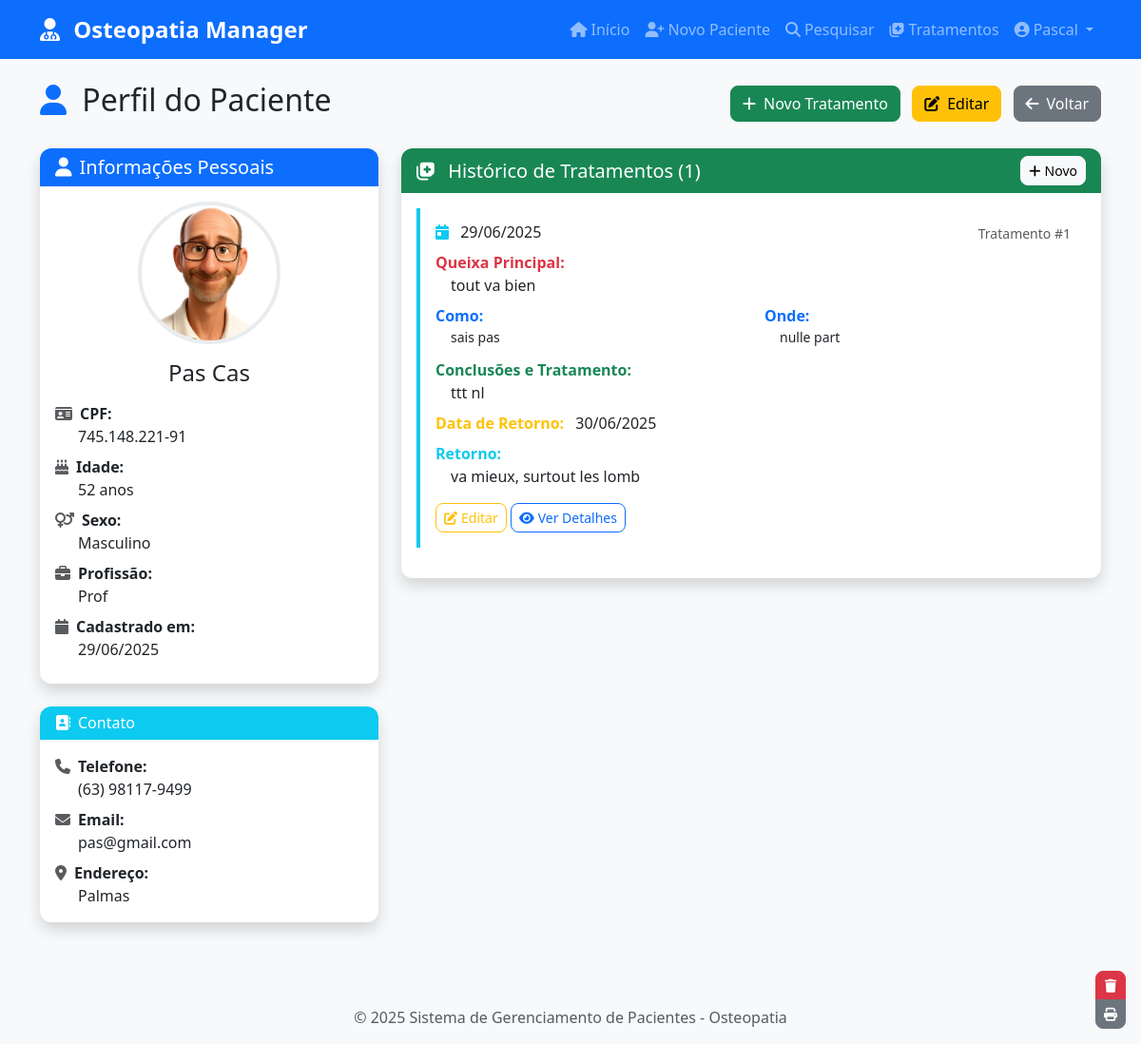
Page /paciente/1 (signed in) on the committed database.
### database/models.py (models this page shows, shortened)
class User(UserMixin, db.Model):
    id = db.Column(db.Integer, primary_key=True)
    username = db.Column(db.String(64), unique=True, nullable=False)
    email = db.Column(db.String(120), unique=True, nullable=False)
    password_hash = db.Column(db.String(128))

class Paciente(db.Model):
    __tablename__ = 'pacientes'
    id = db.Column(db.Integer, primary_key=True)
    nome_completo = db.Column(db.String(200), nullable=False)
    data_registro = db.Column(db.Date, nullable=False, default=datetime.utcnow().date())
    profissao = db.Column(db.String(100))
    sexo = db.Column(db.String(20))
    idade = db.Column(db.Integer)
    endereco = db.Column(db.Text)
    cpf = db.Column(db.String(14), unique=True, nullable=True)
    telefone = db.Column(db.String(20))
    email = db.Column(db.String(120))
    foto_path = db.Column(db.String(200))
    notas = db.Column(db.Text)
    created_at = db.Column(db.DateTime, default=datetime.utcnow)
    updated_at = db.Column(db.DateTime, default=datetime.utcnow, onupdate=datetime.utcnow)
    user_id = db.Column(db.Integer, db.ForeignKey('user.id'), nullable=False)
    tratamentos = db.relationship('Tratamento', backref='paciente', lazy=True, cascade='all, delete-orphan')
    user = db.relationship('User', backref='pacientes')

class Tratamento(db.Model):
    __tablename__ = 'tratamentos'
    id = db.Column(db.Integer, primary_key=True)
    paciente_id = db.Column(db.Integer, db.ForeignKey('pacientes.id'), nullable=False)
    user_id = db.Column(db.Integer, db.ForeignKey('user.id'), nullable=False)
    user = db.relationship('User', backref='tratamentos')
    nome_completo = db.Column(db.String(200), nullable=False)
    data_tratamento = db.Column(db.Date, nullable=False, default=datetime.utcnow().date())
    queixa_principal = db.Column(db.Text)
    como = db.Column(db.Text)
    onde = db.Column(db.Text)
    exames_complementares = db.Column(db.Text)
    antecedentes = db.Column(db.Text)
    tratamentos_anteriores = db.Column(db.Text)
    qualidade_sono = db.Column(db.String(100))
    movimentos = db.Column(db.Text)
    irradiacoes = db.Column(db.Text)
    conclusoes_tratamento = db.Column(db.Text)
    data_retorno = db.Column(db.Date)
    retorno = db.Column(db.Text)
    created_at = db.Column(db.DateTime, default=datetime.utcnow)
    updated_at = db.Column(db.DateTime, default=datetime.utcnow, onupdate=datetime.utcnow)

### app.py (the view)
@app.route('/paciente/<int:id>')
@login_required
def perfil_paciente(id):
    paciente = Paciente.query.filter_by(id=id, user_id=current_user.id).first_or_404(id)
    tratamentos = Tratamento.query.filter_by(paciente_id=id, user_id=current_user.id).order_by(Tratamento.data_tratamento.desc()).all()
    return render_template('perfil_paciente.html', paciente=paciente, tratamentos=tratamentos)

### templates/perfil_paciente.html (shortened to what this page needs)
{% extends "base.html" %}
{% block content %}
<div class="row">
    <div class="col-12">
        <div class="d-flex justify-content-between align-items-center mb-4">
            <h2>
                <i class="fas fa-user me-2 text-primary"></i>
                Perfil do Paciente
            </h2>
            <div>
                <a href="{{ url_for('novo_tratamento', paciente_id=paciente.id) }}" class="btn btn-success me-2">
                    <i class="fas fa-plus me-2"></i>Novo Tratamento
                </a>
                <a href="{{ url_for('editar_paciente', id=paciente.id) }}" class="btn btn-warning me-2">
                    <i class="fas fa-edit me-2"></i>Editar
                </a>
                <a href="{{ url_for('pesquisar_pacientes') }}" class="btn btn-secondary">
                    <i class="fas fa-arrow-left me-2"></i>Voltar
                </a>
            </div>
        </div>
    </div>
</div>
<div class="row">
    <div class="col-lg-4">
        <div class="card shadow mb-4">
            <div class="card-header bg-primary text-white">
                <h5 class="mb-0">
                    <i class="fas fa-user me-2"></i>Informações Pessoais
                </h5>
            </div>
            <div class="card-body text-center">
                <div class="mb-3">
                    {% if paciente.foto_path %}
                        <img src="{{ url_for('static', filename='uploads/' + paciente.foto_path) }}"
                             alt="Foto de {{ paciente.nome_completo }}"
                             class="patient-avatar-large">
                    {% else %}
                        <div class="patient-avatar-large bg-secondary d-flex align-items-center justify-content-center mx-auto">
                            <i class="fas fa-user fa-4x text-white"></i>
                        </div>
                    {% endif %}
                </div>
                <h4 class="mb-3">{{ paciente.nome_completo }}</h4>
                <div class="row text-start">
                    <div class="col-12 mb-2">
                        <strong><i class="fas fa-id-card me-2 text-muted"></i>CPF:</strong><br>
                        <span class="ms-4">{{ paciente.cpf | format_cpf }}</span>
                    </div>
                    {% if paciente.idade %}
                    <div class="col-12 mb-2">
                        <strong><i class="fas fa-birthday-cake me-2 text-muted"></i>Idade:</strong><br>
                        <span class="ms-4">{{ paciente.idade }} anos</span>
                    </div>
                    {% endif %}
                    {% if paciente.sexo %}
                    <div class="col-12 mb-2">
                        <strong><i class="fas fa-venus-mars me-2 text-muted"></i>Sexo:</strong><br>
                        <span class="ms-4">{{ paciente.sexo }}</span>
                    </div>
                    {% endif %}
                    {% if paciente.profissao %}
                    <div class="col-12 mb-2">
                        <strong><i class="fas fa-briefcase me-2 text-muted"></i>Profissão:</strong><br>
                        <span class="ms-4">{{ paciente.profissao }}</span>
                    </div>
                    {% endif %}
                    <div class="col-12 mb-2">
                        <strong><i class="fas fa-calendar me-2 text-muted"></i>Cadastrado em:</strong><br>
                        <span class="ms-4">{{ paciente.data_registro.strftime('%d/%m/%Y') }}</span>
                    </div>
                </div>
            </div>
        </div>
        <div class="card shadow mb-4">
            <div class="card-header bg-info text-white">
                <h6 class="mb-0">
                    <i class="fas fa-address-book me-2"></i>Contato
                </h6>
            </div>
            <div class="card-body">
                {% if paciente.telefone %}
                <div class="mb-2">
                    <strong><i class="fas fa-phone me-2 text-muted"></i>Telefone:</strong><br>
                    <span class="ms-4">{{ paciente.telefone | format_phone }}</span>
                </div>
                {% endif %}
                {% if paciente.email %}
                <div class="mb-2">
                    <strong><i class="fas fa-envelope me-2 text-muted"></i>Email:</strong><br>
                    <span class="ms-4">{{ paciente.email }}</span>
                </div>
                {% endif %}
                {% if paciente.endereco %}
                <div class="mb-0">
                    <strong><i class="fas fa-map-marker-alt me-2 text-muted"></i>Endereço:</strong><br>
                    <span class="ms-4">{{ paciente.endereco }}</span>
                </div>
                {% endif %}
            </div>
        </div>
    </div>
    <div class="col-lg-8">
        <div class="card shadow">
            <div class="card-header bg-success text-white d-flex justify-content-between align-items-center">
                <h5 class="mb-0">
                    <i class="fas fa-notes-medical me-2"></i>
                    Histórico de Tratamentos ({{ tratamentos|length }})
                </h5>
                <a href="{{ url_for('novo_tratamento', paciente_id=paciente.id) }}" class="btn btn-light btn-sm">
                    <i class="fas fa-plus me-1"></i>Novo
                </a>
            </div>
            <div class="card-body">
                {% if tratamentos %}
                    <div class="timeline">
                        {% for tratamento in tratamentos %}
                        <div class="treatment-item p-3 mb-3">
                            <div class="d-flex justify-content-between align-items-start mb-2">
                                <h6 class="mb-0">
                                    <i class="fas fa-calendar-day me-2 text-info"></i>
                                    {{ tratamento.data_tratamento.strftime('%d/%m/%Y') }}
                                </h6>
                                <small class="text-muted">
                                    Tratamento #{{ tratamento.id }}
                                </small>
                            </div>
                            {% if tratamento.queixa_principal %}
                            <div class="mb-2">
                                <strong class="text-danger">Queixa Principal:</strong>
                                <p class="mb-1 ms-3">{{ tratamento.queixa_principal }}</p>
                            </div>
                            {% endif %}
                            <div class="row">
                                {% if tratamento.como %}
                                <div class="col-md-6 mb-2">
                                    <strong class="text-primary">Como:</strong>
                                    <p class="mb-1 ms-3 small">{{ tratamento.como }}</p>
                                </div>
                                {% endif %}
                                {% if tratamento.onde %}
                                <div class="col-md-6 mb-2">
                                    <strong class="text-primary">Onde:</strong>
                                    <p class="mb-1 ms-3 small">{{ tratamento.onde }}</p>
                                </div>
                                {% endif %}
                            </div>
                            {% if tratamento.conclusoes_tratamento %}
                            <div class="mb-2">
                                <strong class="text-success">Conclusões e Tratamento:</strong>
                                <p class="mb-1 ms-3">{{ tratamento.conclusoes_tratamento }}</p>
                            </div>
                            {% endif %}
                            {% if tratamento.data_retorno %}
                            <div class="mb-2">
                                <strong class="text-warning">Data de Retorno:</strong>
                                <span class="ms-2">{{ tratamento.data_retorno.strftime('%d/%m/%Y') }}</span>
                            </div>
                            {% endif %}
                            {% if tratamento.retorno %}
                            <div class="mb-2">
                                <strong class="text-info">Retorno:</strong>
                                <p class="mb-1 ms-3">{{ tratamento.retorno }}</p>
                            </div>
                            {% endif %}
                            <div class="mt-3">
                                <div>
                                        <a href="{{ url_for('editar_tratamento', id=tratamento.id) }}" class="btn btn-outline-warning btn-sm">
                                            <i class="fas fa-edit me-1"></i>Editar
                                        </a>
                                        <button class="btn btn-outline-primary btn-sm" data-bs-toggle="collapse"
                                                data-bs-target="#tratamento-{{ tratamento.id }}">
                                            <i class="fas fa-eye me-1"></i>Ver Detalhes
                                        </button>
                                    </div>
                            </div>
                        </div>
                        {% endfor %}
                    </div>
                {% endif %}
            </div>
        </div>
    </div>
</div>
<div class="position-fixed bottom-0 end-0 p-3">
    <div class="btn-group-vertical" role="group">
        <button type="button" class="btn btn-danger btn-sm" data-bs-toggle="modal" data-bs-target="#deleteModal">
            <i class="fas fa-trash"></i>
        </button>
        <button type="button" class="btn btn-secondary btn-sm" onclick="window.print()">
            <i class="fas fa-print"></i>
        </button>
    </div>
</div>
{% endblock %}

### templates/base.html (shortened to what this page needs)
<!DOCTYPE html>
<html lang="pt-BR">
<head>
    <link href="https://cdn.jsdelivr.net/npm/bootstrap@5.3.0/dist/css/bootstrap.min.css" rel="stylesheet">
    <link href="https://cdnjs.cloudflare.com/ajax/libs/font-awesome/6.4.0/css/all.min.css" rel="stylesheet">
    <link rel="stylesheet" href="https://cdn.jsdelivr.net/npm/flatpickr/dist/flatpickr.min.css">
    <link href="{{ url_for('static', filename='css/style.css') }}" rel="stylesheet">
</head>
<body>
    <nav class="navbar navbar-expand-lg navbar-dark bg-primary">
        <div class="container">
            <a class="navbar-brand" href="{{ url_for('index') }}">
                <i class="fas fa-user-md me-2"></i>
                Osteopatia Manager
            </a>
            <div class="collapse navbar-collapse" id="navbarNav">
                <ul class="navbar-nav ms-auto">
                    {% if current_user.is_authenticated %}
                    <li class="nav-item">
                        <a class="nav-link" href="{{ url_for('index') }}">
                            <i class="fas fa-home me-1"></i>Início
                        </a>
                    </li>
                    <li class="nav-item">
                        <a class="nav-link" href="{{ url_for('novo_paciente') }}">
                            <i class="fas fa-user-plus me-1"></i>Novo Paciente
                        </a>
                    </li>
                    <li class="nav-item">
                        <a class="nav-link" href="{{ url_for('pesquisar_pacientes') }}">
                            <i class="fas fa-search me-1"></i>Pesquisar
                        </a>
                    </li>
                    <li class="nav-item">
                        <a class="nav-link" href="{{ url_for('tratamentos') }}">
                            <i class="fas fa-notes-medical me-1"></i>Tratamentos
                        </a>
                    </li>
                    <li class="nav-item dropdown">
                        <a class="nav-link dropdown-toggle" href="#" id="navbarDropdown" role="button" data-bs-toggle="dropdown" aria-expanded="false">
                            <i class="fas fa-user-circle me-1"></i>{{ current_user.username }}
                        </a>
                    </li>
                    {% endif %}
                </ul>
            </div>
        </div>
    </nav>
    <main class="container my-4">
        {% block content %}{% endblock %}
    </main>
    <footer class="bg-light text-center py-3 mt-5">
        <div class="container">
            <p class="text-muted mb-0">
                &copy; 2025 Sistema de Gerenciamento de Pacientes - Osteopatia
            </p>
        </div>
    </footer>
</body>
</html>

### rows in the picture
User: username "Pascal"
Paciente: foto_path (picture), nome_completo "Pas Cas", cpf "745.148.221-91", idade "52", sexo "Masculino", profissao "Prof", data_registro "29/06/2025", telefone "(63) 98117-9499", email "pas@gmail.com", endereco "Palmas"
Tratamento: data_tratamento "29/06/2025", id "1", queixa_principal "tout va bien", como "sais pas", onde "nulle part", conclusoes_tratamento "ttt nl", data_retorno "30/06/2025", retorno "va mieux, surtout les lomb"

### other values in the picture
{{ tratamentos|length }} "1"
